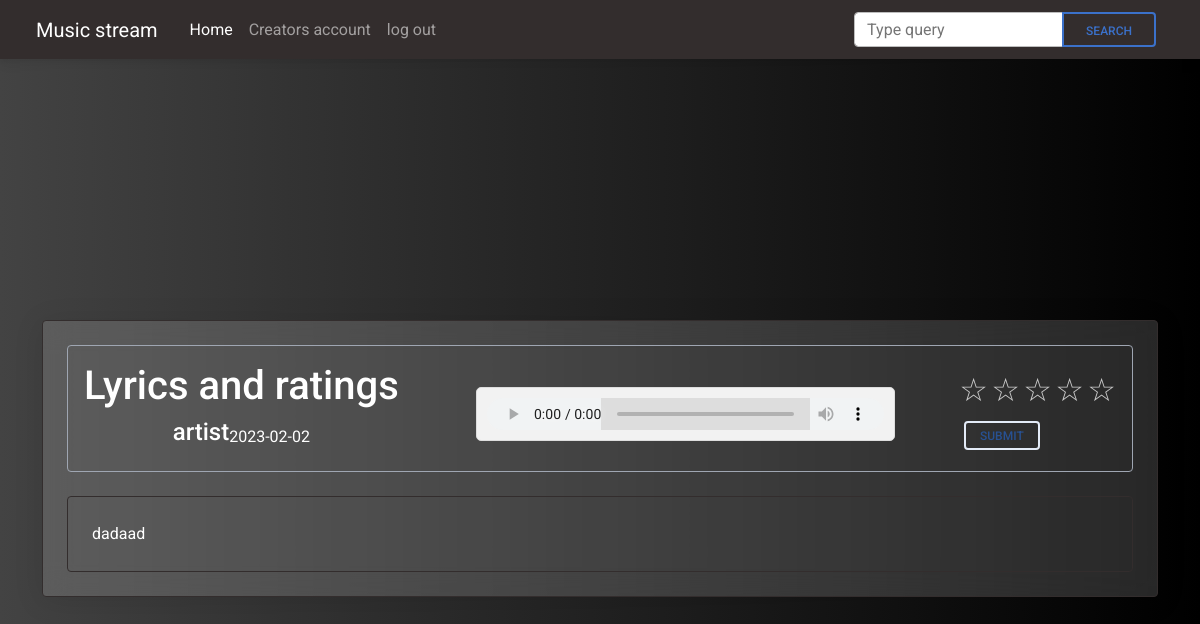
Page /play/5 on the committed database.
### tables this page shows
CREATE TABLE uploadsong(
    uploadsong_id INTEGER PRIMARY KEY AUTOINCREMENT,
    title TEXT,
    artist TEXT,
    genre TEXT,
    duration INT,
    date TEXT,
    filename TEXT,
    lyrics TEXT,
    isFlagged INT,
    creator_id INTEGER,
    album_id INTEGER,
    FOREIGN KEY (creator_id) REFERENCES creator(creator_id),
    FOREIGN KEY (album_id) REFERENCES album(album_id)
);

### app.py (the view, shortened to what this page needs)
@app.route("/play/<id>", methods=["GET", "POST"])
def play(id):
    if request.method == "GET":
        cursor.execute("SELECT * FROM uploadsong WHERE uploadsong_id = ?", (id,))
        data = cursor.fetchone()
    return render_template("lyricsnplay.html", data=data)

### templates/lyricsnplay.html (shortened to what this page needs)
<!DOCTYPE html>
<html lang="en">
  <head>
    <link
      rel="stylesheet"
      type="text/css"
      href="{{ url_for('static', filename='lyrical.css') }}"
    />
    <link
      href="https://cdnjs.cloudflare.com/ajax/libs/font-awesome/6.0.0/css/all.min.css"
      rel="stylesheet"
    />
    <link
      href="https://cdnjs.cloudflare.com/ajax/libs/mdb-ui-kit/6.4.2/mdb.min.css"
      rel="stylesheet"
    />
    <link
      rel="stylesheet"
      href="{{ url_for('static', filename='global.css') }}"
    />
  </head>
  <body>
    <nav class="navbar navbar-expand-lg navbar-dark bg-dark px-4">
      <div class="container-fluid">
        <a class="navbar-brand" href="#">Music stream</a>
        <div
          class="collapse navbar-collapse px-2"
          id="navbarTogglerDemo02"
          style="color: whitesmoke"
        >
          <ul class="navbar-nav me-auto mb-2 mb-lg-0">
            <li class="nav-item">
              <a class="nav-link active" aria-current="page" href="/">Home</a>
            </li>
            <li class="nav-item">
              <a class="nav-link" href="/creator">Creators account</a>
            </li>
            <li class="nav-item">
              <a class="nav-link" href="/logout">log out</a>
            </li>
          </ul>
          <form class="d-flex input-group w-auto">
            <input
              type="search"
              class="form-control"
              placeholder="Type query"
              aria-label="Search"
            />
            <button
              class="btn btn-outline-primary"
              type="button"
              data-mdb-ripple-color="dark"
            >
              Search
            </button>
          </form>
        </div>
      </div>
    </nav>
    <div class="min-vh-100 vw-100 d-flex flex-column align-items-center justify-content-center container">
      <div class="w-60 container text-white border border-dark rounded mx-auto p-4"
      style="
        background: rgba(255, 255, 255, 0.15);
        border-radius: 16px;
        box-shadow: 0 4px 30px rgba(0, 0, 0, 0.1);
        backdrop-filter: blur(14.3px);
        -webkit-backdrop-filter: blur(14.3px);
        border: 1px solid rgba(255, 255, 255, 1);">
        <div class="d-flex flex-row align-items-center justify-content-between p-2 border border-secondary rounded">
        <div
        class="d-flex flex-column align-items-center justify-content-between p-2"
        >
          <h1>Lyrics and ratings</h1>
          <div
          class="d-flex flex-row align-items-center justify-content-between"
          >
            <h4>{{data[2]}}</h4>
            <span>{{data[5]}}</span>
          </div>
        </div>
        <audio controls class="custom-audio">
          <source src="{{ url_for('uploaded_file', filename= data[6]) }}" type="audio/mpeg">
        </audio>
        <div class="wrapper">
        <form class="demoForm" action="/play/{{data[0]}}" method="post">
          <div class="rating rating-large" dir="rtl">
            <label class="rating-label" for="5">&#9734</label>
            <label class="rating-label" for="4">&#9734</label>
            <label class="rating-label" for="3">&#9734</label>
            <label class="rating-label" for="2">&#9734</label>
            <label class="rating-label" for="1">&#9734</label>
          </div>
          <button class="btn btn-outline-secondary btn-sm" type="submit">Submit</button>
        </form>
      </div>
        </div>
      <div class="container mt-4 p-4 border border-dark rounded ">
        {{data[7]}}
      </div>
    </div>
    </div>
  </body>
</html>

### static/lyrical.css (style rules this page uses)
body { margin: 0; padding: 0; min-height: 100vh; min-width: 100vw; }
.rating { font-size: 0; }
.rating:after { content: " "; clear: both; display: block; }
.rating-label { height: 16px; width: 16px; color: #ccc; font-size: 24px; line-height: 16px; margin-right: 4px; text-align: center; display: inline-block; }
.rating[dir="rtl"] { unicode-bidi: bidi-override; }
.rating-large .rating-label { height: 24px; width: 24px; font-size: 32px; margin-right: 8px; }
.rating-large .rating-label:before { font-size: 32px; }
.rating { margin: 15px auto; }
button { display: inline-block; padding: 2px 5px; background-color: #1d1f20; color: #fff; border: 0; font-size: 12px; text-transform: uppercase; }

### static/global.css (style rules this page uses)
body { background: #000000; background: -webkit-linear-gradient( to right, #434343, #000000 ); background: linear-gradient( to right, #434343, #000000 ); overflow-x: hidden; color: whitesmoke; }
.custom-audio { width: 40%; margin-top: 10px; background-color: #f2f2f2; border: 1px solid #ddd; border-radius: 5px; padding: 10px; }

### rows in the picture
uploadsong: artist "artist", date "2023-02-02", lyrics "dadaad"
